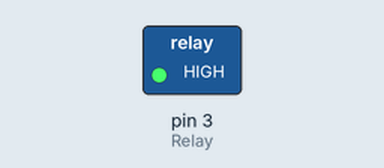
This sketch was run on a simulated Arduino Uno, built with avr-gcc and run on an emulated ATmega328P. Shown: switched loads named in the sketch (green lamp = pin HIGH).

Above: at 2.5 s.
At 7.5 s:
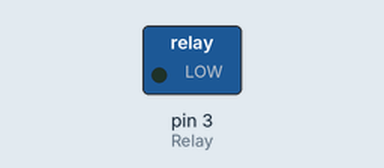
Timing chart, 0 to 13.0 s (numbered marks = the images above):
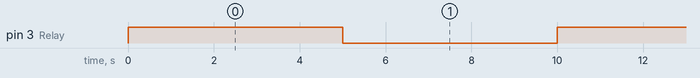

Measured:
- by itself, pin 3 (Relay): alternates HIGH for 5.0 s and LOW for 5.0 s

The sketch:

testPump.ino
```cpp
int Relay = 3;

void setup() {
  pinMode(Relay, OUTPUT);     //Set Pin3 as output
}
void loop() {
  digitalWrite(Relay, HIGH);   //Turn off relay
  delay(5000);
  digitalWrite(Relay, LOW);    //Turn on relay
  delay(5000);
}
```
